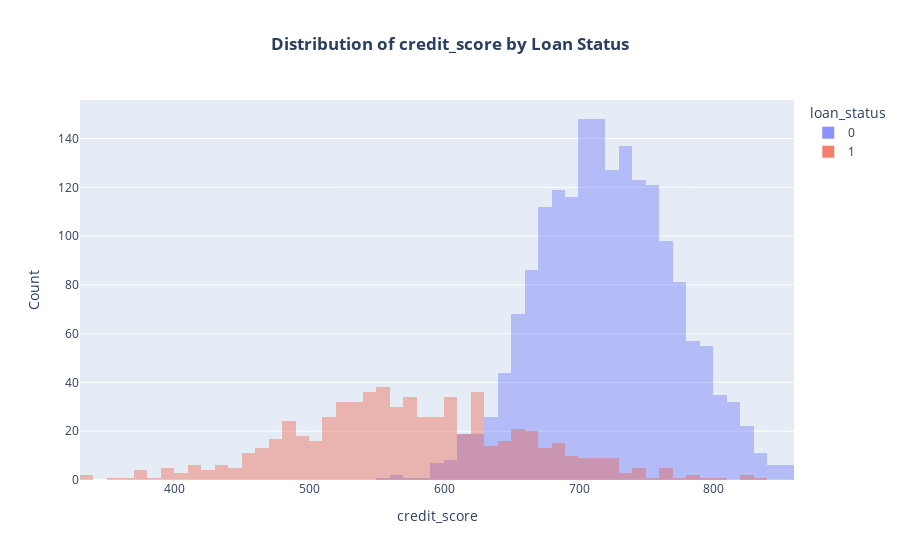
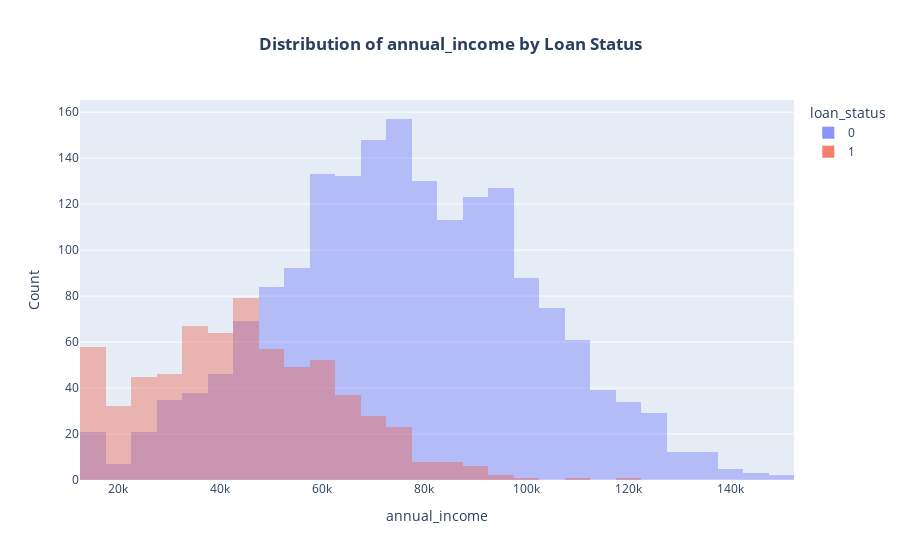
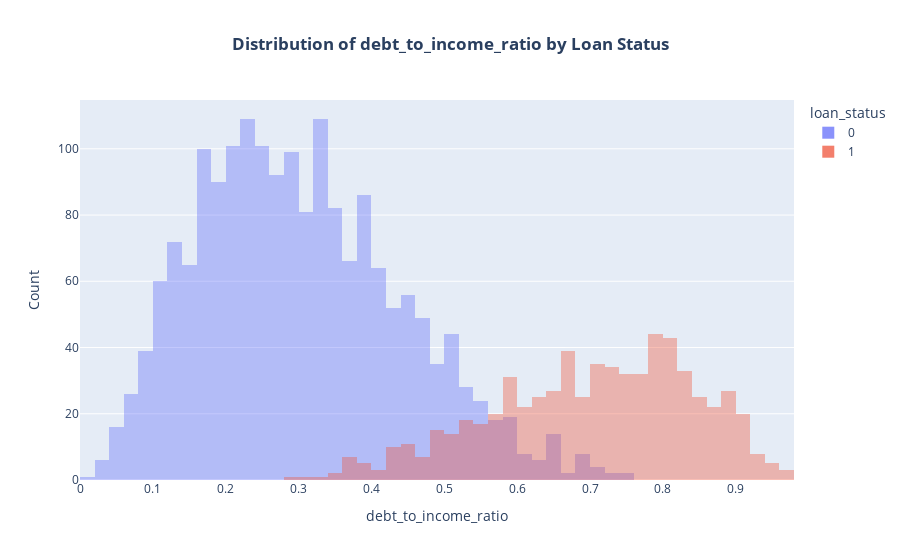
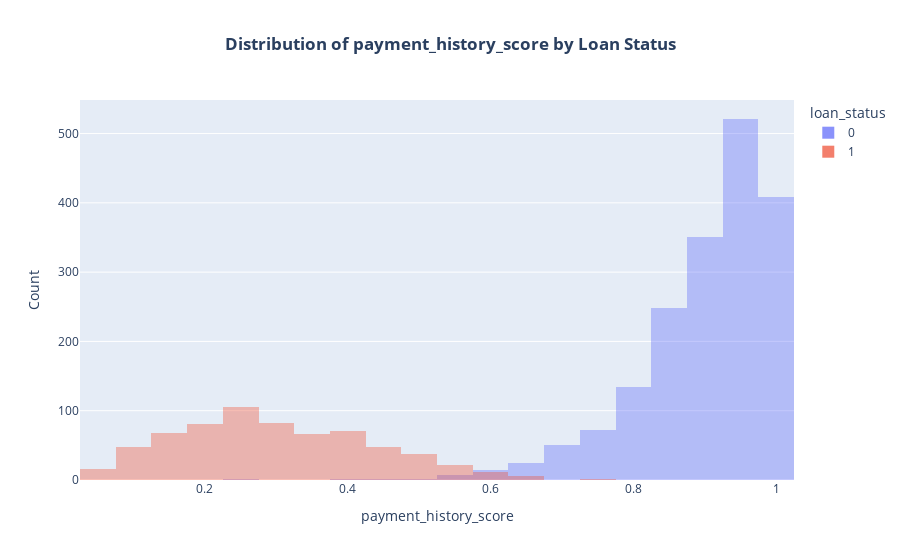

Notebook code for these charts, in order:
### Code cell
key_predictors = ['credit_score', 'annual_income', 'debt_to_income_ratio', 'payment_history_score', 'savings_ratio']

#Visualization improved with the use of gemini
for col in key_predictors:
    # No inner loop needed.
    # Pass the full 'data' and use 'color' to differentiate.
    fig = px.histogram(
        data, 
        x=col, 
        color='loan_status',  # Automatically creates colors for 0 and 1
        barmode='overlay',    # Layers the histograms (use 'group' for side-by-side)
        title=f'<b>Distribution of {col} by Loan Status</b>'
    )
    
    # Add opacity so the overlaid histograms are visible
    fig.update_traces(opacity=0.75) 
    
    fig.update_layout(
        title_x=0.5,
        xaxis_title=col,
        yaxis_title='Count'
    )
    fig.show()

### Figure 1 — Plotly figure (JSON) as saved in the notebook; plotly's stock layout.template omitted (floating-point values rounded to 4 significant figures; data arrays with more than 128 entries replaced by an {"elided": "..."} marker saying what was removed)
{"data": [{"bingroup": "x", "hovertemplate": "loan_status=0<br>credit_score=%{x}<br>count=%{y}<extra></extra>", "legendgroup": "0", "marker": {"color": "#636efa", "opacity": 0.5, "pattern": {"shape": ""}}, "name": "0", "opacity": 0.75, "orientation": "v", "showlegend": true, "type": "histogram", "x": {"elided": "1836 int values"}, "xaxis": "x", "yaxis": "y"}, {"bingroup": "x", "hovertemplate": "loan_status=1<br>credit_score=%{x}<br>count=%{y}<extra></extra>", "legendgroup": "1", "marker": {"color": "#EF553B", "opacity": 0.5, "pattern": {"shape": ""}}, "name": "1", "opacity": 0.75, "orientation": "v", "showlegend": true, "type": "histogram", "x": {"elided": "664 int values"}, "xaxis": "x", "yaxis": "y"}], "layout": {"barmode": "overlay", "legend": {"title": {"text": "loan_status"}, "tracegroupgap": 0}, "title": {"text": "<b>Distribution of credit_score by Loan Status</b>", "x": 0.5}, "xaxis": {"anchor": "y", "domain": [0, 1], "title": {"text": "credit_score"}}, "yaxis": {"anchor": "x", "domain": [0, 1], "title": {"text": "Count"}}}}

### Figure 2 — Plotly figure (JSON) as saved in the notebook; plotly's stock layout.template omitted (floating-point values rounded to 4 significant figures; data arrays with more than 128 entries replaced by an {"elided": "..."} marker saying what was removed)
{"data": [{"bingroup": "x", "hovertemplate": "loan_status=0<br>annual_income=%{x}<br>count=%{y}<extra></extra>", "legendgroup": "0", "marker": {"color": "#636efa", "opacity": 0.5, "pattern": {"shape": ""}}, "name": "0", "opacity": 0.75, "orientation": "v", "showlegend": true, "type": "histogram", "x": {"elided": "1836 float values"}, "xaxis": "x", "yaxis": "y"}, {"bingroup": "x", "hovertemplate": "loan_status=1<br>annual_income=%{x}<br>count=%{y}<extra></extra>", "legendgroup": "1", "marker": {"color": "#EF553B", "opacity": 0.5, "pattern": {"shape": ""}}, "name": "1", "opacity": 0.75, "orientation": "v", "showlegend": true, "type": "histogram", "x": {"elided": "664 float values"}, "xaxis": "x", "yaxis": "y"}], "layout": {"barmode": "overlay", "legend": {"title": {"text": "loan_status"}, "tracegroupgap": 0}, "title": {"text": "<b>Distribution of annual_income by Loan Status</b>", "x": 0.5}, "xaxis": {"anchor": "y", "domain": [0, 1], "title": {"text": "annual_income"}}, "yaxis": {"anchor": "x", "domain": [0, 1], "title": {"text": "Count"}}}}

### Figure 3 — Plotly figure (JSON) as saved in the notebook; plotly's stock layout.template omitted (floating-point values rounded to 4 significant figures; data arrays with more than 128 entries replaced by an {"elided": "..."} marker saying what was removed)
{"data": [{"bingroup": "x", "hovertemplate": "loan_status=0<br>debt_to_income_ratio=%{x}<br>count=%{y}<extra></extra>", "legendgroup": "0", "marker": {"color": "#636efa", "opacity": 0.5, "pattern": {"shape": ""}}, "name": "0", "opacity": 0.75, "orientation": "v", "showlegend": true, "type": "histogram", "x": {"elided": "1836 float values"}, "xaxis": "x", "yaxis": "y"}, {"bingroup": "x", "hovertemplate": "loan_status=1<br>debt_to_income_ratio=%{x}<br>count=%{y}<extra></extra>", "legendgroup": "1", "marker": {"color": "#EF553B", "opacity": 0.5, "pattern": {"shape": ""}}, "name": "1", "opacity": 0.75, "orientation": "v", "showlegend": true, "type": "histogram", "x": {"elided": "664 float values"}, "xaxis": "x", "yaxis": "y"}], "layout": {"barmode": "overlay", "legend": {"title": {"text": "loan_status"}, "tracegroupgap": 0}, "title": {"text": "<b>Distribution of debt_to_income_ratio by Loan Status</b>", "x": 0.5}, "xaxis": {"anchor": "y", "domain": [0, 1], "title": {"text": "debt_to_income_ratio"}}, "yaxis": {"anchor": "x", "domain": [0, 1], "title": {"text": "Count"}}}}

### Figure 4 — Plotly figure (JSON) as saved in the notebook; plotly's stock layout.template omitted (floating-point values rounded to 4 significant figures; data arrays with more than 128 entries replaced by an {"elided": "..."} marker saying what was removed)
{"data": [{"bingroup": "x", "hovertemplate": "loan_status=0<br>payment_history_score=%{x}<br>count=%{y}<extra></extra>", "legendgroup": "0", "marker": {"color": "#636efa", "opacity": 0.5, "pattern": {"shape": ""}}, "name": "0", "opacity": 0.75, "orientation": "v", "showlegend": true, "type": "histogram", "x": {"elided": "1836 float values"}, "xaxis": "x", "yaxis": "y"}, {"bingroup": "x", "hovertemplate": "loan_status=1<br>payment_history_score=%{x}<br>count=%{y}<extra></extra>", "legendgroup": "1", "marker": {"color": "#EF553B", "opacity": 0.5, "pattern": {"shape": ""}}, "name": "1", "opacity": 0.75, "orientation": "v", "showlegend": true, "type": "histogram", "x": {"elided": "664 float values"}, "xaxis": "x", "yaxis": "y"}], "layout": {"barmode": "overlay", "legend": {"title": {"text": "loan_status"}, "tracegroupgap": 0}, "title": {"text": "<b>Distribution of payment_history_score by Loan Status</b>", "x": 0.5}, "xaxis": {"anchor": "y", "domain": [0, 1], "title": {"text": "payment_history_score"}}, "yaxis": {"anchor": "x", "domain": [0, 1], "title": {"text": "Count"}}}}
